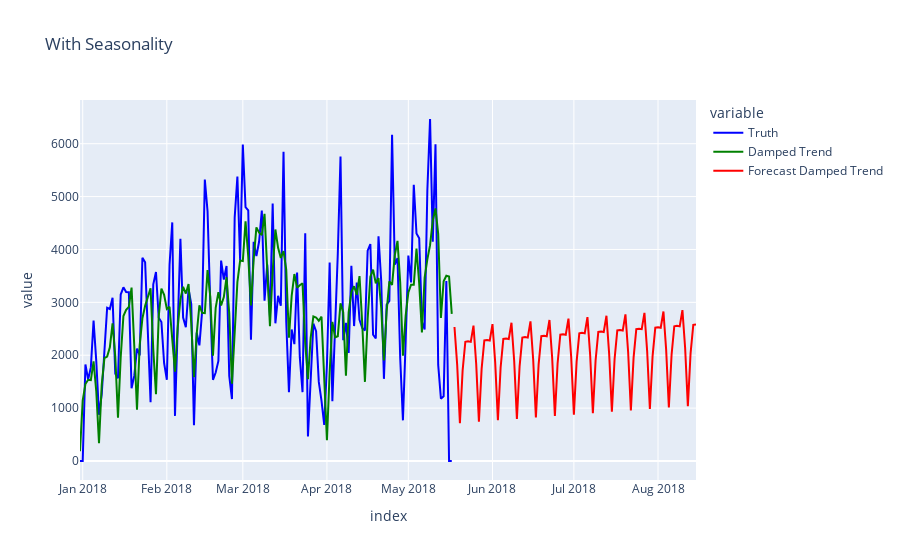
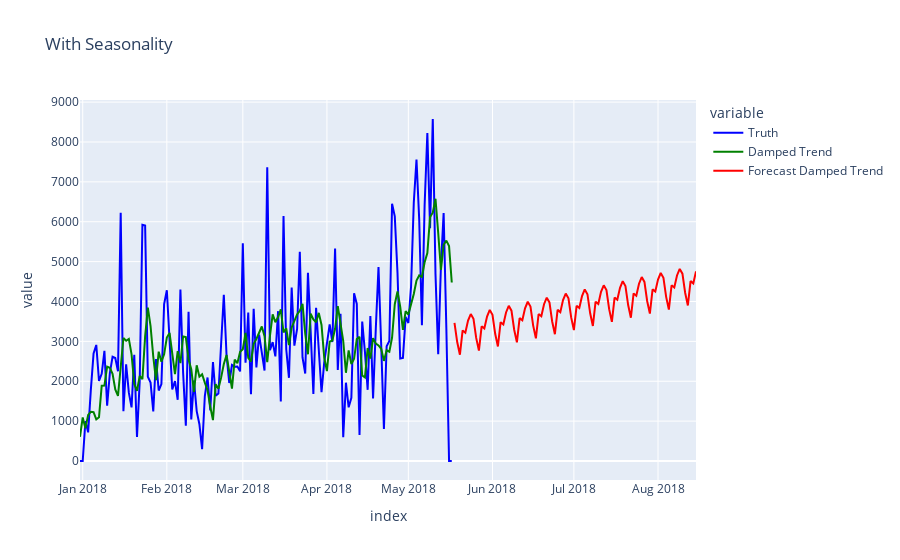
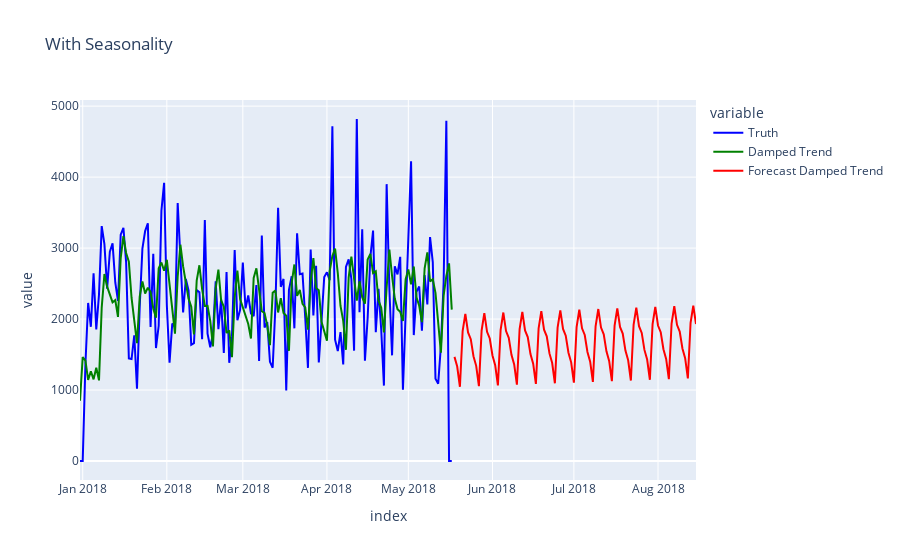

Write notebook code for charts like these, in order.
### Code cell
# Growth for 3 categories

import warnings
warnings.filterwarnings('ignore')

cat_sales = oip[['order_purchase_timestamp','price','product_category_name','order_status']]
c_sales = {}

params = {}

for i in t3cats:
    print(i)
    c_sales[i] = cat_sales[((cat_sales['product_category_name']==i) & (~cat_sales['order_status'].isin(['canceled','unavailable','created'])))]
    #remove dates
    c_sales[i]['new_dt'] = pd.to_datetime(c_sales[i]['order_purchase_timestamp'])
    c_sales[i]['new_dt'] = c_sales[i]['new_dt'].dt.round("D")
    c_sales[i].drop(columns=['order_purchase_timestamp'], inplace=True)
    c_sales[i]['final_sales'] = c_sales[i].groupby(['new_dt'])['price'].transform('sum')

    c_sales[i].drop(columns=['order_status','price'],inplace = True)

    c_sales[i] = c_sales[i].drop_duplicates()


    pred_time = pd.date_range(datetime.date(2018, 5, 17), datetime.date(2018, 8, 17))
    train_time = pd.date_range(datetime.date(2017, 12, 31), datetime.date(2018, 5, 17))
    train_sale = c_sales[i][((c_sales[i].new_dt>datetime.datetime(2018, 1, 1)) & (c_sales[i].new_dt<datetime.datetime(2018, 5, 16)))]
    test_sales = c_sales[i][((c_sales[i].new_dt>datetime.datetime(2018, 5, 17)))]

    #remove some extraneous dates
    c_sales[i] =  c_sales[i][c_sales[i]['new_dt'] > pd.to_datetime('2017-01-07')]
    c_sales[i] =  c_sales[i][c_sales[i]['new_dt']< pd.to_datetime('2018-08-17')] ##seems most accurate regarding annomaly
    #print(c_sales[i].dtypes)

    tscv = TimeSeriesSplit(max_train_size=pred_time.shape[0], test_size=pred_time.shape[0])

    train_sales = train_sale['final_sales']
    train_sales.index = train_sale['new_dt']

    idx = train_time
    s = train_sales
    s.index = pd.DatetimeIndex(s.index)
    s = s.reindex(idx, fill_value=0)
    s.index.freq = train_sales.index.inferred_freq
    #s.to_csv('tst.csv')
    print(s.index.inferred_freq)
    
    dampedTrend = ExponentialSmoothing(s
                                       , trend='add'
                                       , seasonal_periods = 7
                                       , seasonal='add'
                                      ).fit(damping_trend=0.90
                                                             ,smoothing_level=0.2
                                                             , smoothing_trend=0
                                                             #, smoothing_seasonal=0.8
                                                            , method='ls')



    forecast_dt = dampedTrend.forecast(90)

    pred = dampedTrend.forecast(pred_time.shape[0])
    
    smoothData = pd.DataFrame([s.values, dampedTrend.fittedvalues]).T
    smoothData.columns = ['Truth',  'Damped Trend']
    smoothData.index = s.index

    fig = px.line(smoothData, y = ['Truth',  'Damped Trend'], 
        x = smoothData.index,
        color_discrete_map={"Truth": 'blue','Damped Trend': 'green'},
        title='With Seasonality'
        )

    fig.update_xaxes(range=[smoothData.index[-138], forecast_dt.index[-1]])

    fig.add_trace(go.Scatter(x=forecast_dt.index, y = forecast_dt.values, name='Forecast Damped Trend', line={'color':'red'}))

    fig.show()
    
    a4_dims = (14.7, 6.27)
    fig, ax = pyplot.subplots(figsize=a4_dims)

    sns.lineplot(x=c_sales[i].new_dt, y=c_sales[i].final_sales, label='true')
    sns.lineplot(x=pred_time, y=pred, label='pred')
    #ax.axvline(x=pred_time[0], color='green')

    ax.set_title('Plot of category')
    plt.show()
    
    rmse = sum([(np.squeeze(pred)[j]-s[j])**2 for j in range(len(np.squeeze(pred)))])
    rmse = np.sqrt(rmse)*1/90
    print('RMSE:'+str(rmse))
    
    prd = pd.DataFrame(pred)
    actual = test_sales.final_sales.sum()
    print('Total Forecasted Sales:'+str(prd.sum()))
    print('Total Actual Sales:'+str(actual))

### Figure 1 — Plotly figure (JSON) as saved in the notebook; plotly's stock layout.template omitted (floating-point values rounded to 4 significant figures; data arrays with more than 128 entries replaced by an {"elided": "..."} marker saying what was removed)
{"data": [{"hovertemplate": "variable=Truth<br>index=%{x}<br>value=%{y}<extra></extra>", "legendgroup": "Truth", "line": {"color": "blue", "dash": "solid"}, "marker": {"symbol": "circle"}, "mode": "lines", "name": "Truth", "orientation": "v", "showlegend": true, "type": "scatter", "x": {"elided": "138 str values"}, "xaxis": "x", "y": {"elided": "138 float values"}, "yaxis": "y"}, {"hovertemplate": "variable=Damped Trend<br>index=%{x}<br>value=%{y}<extra></extra>", "legendgroup": "Damped Trend", "line": {"color": "green", "dash": "solid"}, "marker": {"symbol": "circle"}, "mode": "lines", "name": "Damped Trend", "orientation": "v", "showlegend": true, "type": "scatter", "x": {"elided": "138 str values"}, "xaxis": "x", "y": {"elided": "138 float values"}, "yaxis": "y"}, {"line": {"color": "red"}, "name": "Forecast Damped Trend", "type": "scatter", "x": ["2018-05-18T00:00:00", "2018-05-19T00:00:00", "2018-05-20T00:00:00", "2018-05-21T00:00:00", "2018-05-22T00:00:00", "2018-05-23T00:00:00", "2018-05-24T00:00:00", "2018-05-25T00:00:00", "2018-05-26T00:00:00", "2018-05-27T00:00:00", "2018-05-28T00:00:00", "2018-05-29T00:00:00", "2018-05-30T00:00:00", "2018-05-31T00:00:00", "2018-06-01T00:00:00", "2018-06-02T00:00:00", "2018-06-03T00:00:00", "2018-06-04T00:00:00", "2018-06-05T00:00:00", "2018-06-06T00:00:00", "2018-06-07T00:00:00", "2018-06-08T00:00:00", "2018-06-09T00:00:00", "2018-06-10T00:00:00", "2018-06-11T00:00:00", "2018-06-12T00:00:00", "2018-06-13T00:00:00", "2018-06-14T00:00:00", "2018-06-15T00:00:00", "2018-06-16T00:00:00", "2018-06-17T00:00:00", "2018-06-18T00:00:00", "2018-06-19T00:00:00", "2018-06-20T00:00:00", "2018-06-21T00:00:00", "2018-06-22T00:00:00", "2018-06-23T00:00:00", "2018-06-24T00:00:00", "2018-06-25T00:00:00", "2018-06-26T00:00:00", "2018-06-27T00:00:00", "2018-06-28T00:00:00", "2018-06-29T00:00:00", "2018-06-30T00:00:00", "2018-07-01T00:00:00", "2018-07-02T00:00:00", "2018-07-03T00:00:00", "2018-07-04T00:00:00", "2018-07-05T00:00:00", "2018-07-06T00:00:00", "2018-07-07T00:00:00", "2018-07-08T00:00:00", "2018-07-09T00:00:00", "2018-07-10T00:00:00", "2018-07-11T00:00:00", "2018-07-12T00:00:00", "2018-07-13T00:00:00", "2018-07-14T00:00:00", "2018-07-15T00:00:00", "2018-07-16T00:00:00", "2018-07-17T00:00:00", "2018-07-18T00:00:00", "2018-07-19T00:00:00", "2018-07-20T00:00:00", "2018-07-21T00:00:00", "2018-07-22T00:00:00", "2018-07-23T00:00:00", "2018-07-24T00:00:00", "2018-07-25T00:00:00", "2018-07-26T00:00:00", "2018-07-27T00:00:00", "2018-07-28T00:00:00", "2018-07-29T00:00:00", "2018-07-30T00:00:00", "2018-07-31T00:00:00", "2018-08-01T00:00:00", "2018-08-02T00:00:00", "2018-08-03T00:00:00", "2018-08-04T00:00:00", "2018-08-05T00:00:00", "2018-08-06T00:00:00", "2018-08-07T00:00:00", "2018-08-08T00:00:00", "2018-08-09T00:00:00", "2018-08-10T00:00:00", "2018-08-11T00:00:00", "2018-08-12T00:00:00", "2018-08-13T00:00:00", "2018-08-14T00:00:00", "2018-08-15T00:00:00"], "y": [2534.0, 1812.0, 717.0, 1715.0, 2254.0, 2262.0, 2252.0, 2560.0, 1839.0, 743.7, 1742.0, 2281.0, 2289.0, 2279.0, 2587.0, 1865.0, 770.4, 1768.0, 2308.0, 2316.0, 2306.0, 2614.0, 1892.0, 797.1, 1795.0, 2335.0, 2343.0, 2332.0, 2641.0, 1919.0, 823.8, 1822.0, 2361.0, 2369.0, 2359.0, 2667.0, 1945.0, 850.5, 1848.0, 2388.0, 2396.0, 2386.0, 2694.0, 1972.0, 877.2, 1875.0, 2415.0, 2423.0, 2413.0, 2721.0, 1999.0, 903.9, 1902.0, 2441.0, 2449.0, 2439.0, 2747.0, 2025.0, 930.6, 1929.0, 2468.0, 2476.0, 2466.0, 2774.0, 2052.0, 957.3, 1955.0, 2495.0, 2503.0, 2493.0, 2801.0, 2079.0, 984.0, 1982.0, 2521.0, 2529.0, 2519.0, 2827.0, 2106.0, 1011.0, 2009.0, 2548.0, 2556.0, 2546.0, 2854.0, 2132.0, 1037.0, 2035.0, 2575.0, 2583.0]}], "layout": {"autosize": true, "legend": {"title": {"text": "variable"}, "tracegroupgap": 0}, "title": {"text": "With Seasonality"}, "xaxis": {"anchor": "y", "domain": [0, 1], "range": ["2017-12-31T00:00:00", "2018-08-15T00:00:00"], "title": {"text": "index"}, "type": "date"}, "yaxis": {"anchor": "x", "autorange": true, "domain": [0, 1], "range": [-359.3, 6826.0], "title": {"text": "value"}, "type": "linear"}}}

### Figure 2 — Plotly figure (JSON) as saved in the notebook; plotly's stock layout.template omitted (floating-point values rounded to 4 significant figures; data arrays with more than 128 entries replaced by an {"elided": "..."} marker saying what was removed)
{"data": [{"hovertemplate": "variable=Truth<br>index=%{x}<br>value=%{y}<extra></extra>", "legendgroup": "Truth", "line": {"color": "blue", "dash": "solid"}, "marker": {"symbol": "circle"}, "mode": "lines", "name": "Truth", "orientation": "v", "showlegend": true, "type": "scatter", "x": {"elided": "138 str values"}, "xaxis": "x", "y": {"elided": "138 float values"}, "yaxis": "y"}, {"hovertemplate": "variable=Damped Trend<br>index=%{x}<br>value=%{y}<extra></extra>", "legendgroup": "Damped Trend", "line": {"color": "green", "dash": "solid"}, "marker": {"symbol": "circle"}, "mode": "lines", "name": "Damped Trend", "orientation": "v", "showlegend": true, "type": "scatter", "x": {"elided": "138 str values"}, "xaxis": "x", "y": {"elided": "138 float values"}, "yaxis": "y"}, {"line": {"color": "red"}, "name": "Forecast Damped Trend", "type": "scatter", "x": ["2018-05-18T00:00:00", "2018-05-19T00:00:00", "2018-05-20T00:00:00", "2018-05-21T00:00:00", "2018-05-22T00:00:00", "2018-05-23T00:00:00", "2018-05-24T00:00:00", "2018-05-25T00:00:00", "2018-05-26T00:00:00", "2018-05-27T00:00:00", "2018-05-28T00:00:00", "2018-05-29T00:00:00", "2018-05-30T00:00:00", "2018-05-31T00:00:00", "2018-06-01T00:00:00", "2018-06-02T00:00:00", "2018-06-03T00:00:00", "2018-06-04T00:00:00", "2018-06-05T00:00:00", "2018-06-06T00:00:00", "2018-06-07T00:00:00", "2018-06-08T00:00:00", "2018-06-09T00:00:00", "2018-06-10T00:00:00", "2018-06-11T00:00:00", "2018-06-12T00:00:00", "2018-06-13T00:00:00", "2018-06-14T00:00:00", "2018-06-15T00:00:00", "2018-06-16T00:00:00", "2018-06-17T00:00:00", "2018-06-18T00:00:00", "2018-06-19T00:00:00", "2018-06-20T00:00:00", "2018-06-21T00:00:00", "2018-06-22T00:00:00", "2018-06-23T00:00:00", "2018-06-24T00:00:00", "2018-06-25T00:00:00", "2018-06-26T00:00:00", "2018-06-27T00:00:00", "2018-06-28T00:00:00", "2018-06-29T00:00:00", "2018-06-30T00:00:00", "2018-07-01T00:00:00", "2018-07-02T00:00:00", "2018-07-03T00:00:00", "2018-07-04T00:00:00", "2018-07-05T00:00:00", "2018-07-06T00:00:00", "2018-07-07T00:00:00", "2018-07-08T00:00:00", "2018-07-09T00:00:00", "2018-07-10T00:00:00", "2018-07-11T00:00:00", "2018-07-12T00:00:00", "2018-07-13T00:00:00", "2018-07-14T00:00:00", "2018-07-15T00:00:00", "2018-07-16T00:00:00", "2018-07-17T00:00:00", "2018-07-18T00:00:00", "2018-07-19T00:00:00", "2018-07-20T00:00:00", "2018-07-21T00:00:00", "2018-07-22T00:00:00", "2018-07-23T00:00:00", "2018-07-24T00:00:00", "2018-07-25T00:00:00", "2018-07-26T00:00:00", "2018-07-27T00:00:00", "2018-07-28T00:00:00", "2018-07-29T00:00:00", "2018-07-30T00:00:00", "2018-07-31T00:00:00", "2018-08-01T00:00:00", "2018-08-02T00:00:00", "2018-08-03T00:00:00", "2018-08-04T00:00:00", "2018-08-05T00:00:00", "2018-08-06T00:00:00", "2018-08-07T00:00:00", "2018-08-08T00:00:00", "2018-08-09T00:00:00", "2018-08-10T00:00:00", "2018-08-11T00:00:00", "2018-08-12T00:00:00", "2018-08-13T00:00:00", "2018-08-14T00:00:00", "2018-08-15T00:00:00"], "y": [3462.0, 2983.0, 2665.0, 3274.0, 3219.0, 3520.0, 3685.0, 3565.0, 3086.0, 2768.0, 3377.0, 3322.0, 3623.0, 3788.0, 3668.0, 3189.0, 2871.0, 3480.0, 3425.0, 3726.0, 3891.0, 3771.0, 3292.0, 2974.0, 3583.0, 3528.0, 3829.0, 3994.0, 3874.0, 3395.0, 3077.0, 3686.0, 3631.0, 3932.0, 4097.0, 3977.0, 3498.0, 3180.0, 3789.0, 3734.0, 4035.0, 4200.0, 4080.0, 3601.0, 3283.0, 3892.0, 3837.0, 4138.0, 4303.0, 4183.0, 3704.0, 3386.0, 3995.0, 3940.0, 4241.0, 4406.0, 4286.0, 3807.0, 3489.0, 4098.0, 4043.0, 4344.0, 4509.0, 4389.0, 3910.0, 3592.0, 4201.0, 4146.0, 4447.0, 4612.0, 4492.0, 4013.0, 3695.0, 4304.0, 4249.0, 4550.0, 4715.0, 4595.0, 4116.0, 3798.0, 4407.0, 4352.0, 4653.0, 4818.0, 4698.0, 4219.0, 3901.0, 4510.0, 4455.0, 4756.0]}], "layout": {"autosize": true, "legend": {"title": {"text": "variable"}, "tracegroupgap": 0}, "title": {"text": "With Seasonality"}, "xaxis": {"anchor": "y", "domain": [0, 1], "range": ["2017-12-31T00:00:00", "2018-08-15T00:00:00"], "title": {"text": "index"}, "type": "date"}, "yaxis": {"anchor": "x", "autorange": true, "domain": [0, 1], "range": [-476.5, 9053.0], "title": {"text": "value"}, "type": "linear"}}}

### Figure 3 — Plotly figure (JSON) as saved in the notebook; plotly's stock layout.template omitted (floating-point values rounded to 4 significant figures; data arrays with more than 128 entries replaced by an {"elided": "..."} marker saying what was removed)
{"data": [{"hovertemplate": "variable=Truth<br>index=%{x}<br>value=%{y}<extra></extra>", "legendgroup": "Truth", "line": {"color": "blue", "dash": "solid"}, "marker": {"symbol": "circle"}, "mode": "lines", "name": "Truth", "orientation": "v", "showlegend": true, "type": "scatter", "x": {"elided": "138 str values"}, "xaxis": "x", "y": {"elided": "138 float values"}, "yaxis": "y"}, {"hovertemplate": "variable=Damped Trend<br>index=%{x}<br>value=%{y}<extra></extra>", "legendgroup": "Damped Trend", "line": {"color": "green", "dash": "solid"}, "marker": {"symbol": "circle"}, "mode": "lines", "name": "Damped Trend", "orientation": "v", "showlegend": true, "type": "scatter", "x": {"elided": "138 str values"}, "xaxis": "x", "y": {"elided": "138 float values"}, "yaxis": "y"}, {"line": {"color": "red"}, "name": "Forecast Damped Trend", "type": "scatter", "x": ["2018-05-18T00:00:00", "2018-05-19T00:00:00", "2018-05-20T00:00:00", "2018-05-21T00:00:00", "2018-05-22T00:00:00", "2018-05-23T00:00:00", "2018-05-24T00:00:00", "2018-05-25T00:00:00", "2018-05-26T00:00:00", "2018-05-27T00:00:00", "2018-05-28T00:00:00", "2018-05-29T00:00:00", "2018-05-30T00:00:00", "2018-05-31T00:00:00", "2018-06-01T00:00:00", "2018-06-02T00:00:00", "2018-06-03T00:00:00", "2018-06-04T00:00:00", "2018-06-05T00:00:00", "2018-06-06T00:00:00", "2018-06-07T00:00:00", "2018-06-08T00:00:00", "2018-06-09T00:00:00", "2018-06-10T00:00:00", "2018-06-11T00:00:00", "2018-06-12T00:00:00", "2018-06-13T00:00:00", "2018-06-14T00:00:00", "2018-06-15T00:00:00", "2018-06-16T00:00:00", "2018-06-17T00:00:00", "2018-06-18T00:00:00", "2018-06-19T00:00:00", "2018-06-20T00:00:00", "2018-06-21T00:00:00", "2018-06-22T00:00:00", "2018-06-23T00:00:00", "2018-06-24T00:00:00", "2018-06-25T00:00:00", "2018-06-26T00:00:00", "2018-06-27T00:00:00", "2018-06-28T00:00:00", "2018-06-29T00:00:00", "2018-06-30T00:00:00", "2018-07-01T00:00:00", "2018-07-02T00:00:00", "2018-07-03T00:00:00", "2018-07-04T00:00:00", "2018-07-05T00:00:00", "2018-07-06T00:00:00", "2018-07-07T00:00:00", "2018-07-08T00:00:00", "2018-07-09T00:00:00", "2018-07-10T00:00:00", "2018-07-11T00:00:00", "2018-07-12T00:00:00", "2018-07-13T00:00:00", "2018-07-14T00:00:00", "2018-07-15T00:00:00", "2018-07-16T00:00:00", "2018-07-17T00:00:00", "2018-07-18T00:00:00", "2018-07-19T00:00:00", "2018-07-20T00:00:00", "2018-07-21T00:00:00", "2018-07-22T00:00:00", "2018-07-23T00:00:00", "2018-07-24T00:00:00", "2018-07-25T00:00:00", "2018-07-26T00:00:00", "2018-07-27T00:00:00", "2018-07-28T00:00:00", "2018-07-29T00:00:00", "2018-07-30T00:00:00", "2018-07-31T00:00:00", "2018-08-01T00:00:00", "2018-08-02T00:00:00", "2018-08-03T00:00:00", "2018-08-04T00:00:00", "2018-08-05T00:00:00", "2018-08-06T00:00:00", "2018-08-07T00:00:00", "2018-08-08T00:00:00", "2018-08-09T00:00:00", "2018-08-10T00:00:00", "2018-08-11T00:00:00", "2018-08-12T00:00:00", "2018-08-13T00:00:00", "2018-08-14T00:00:00", "2018-08-15T00:00:00"], "y": [1467.0, 1331.0, 1046.0, 1829.0, 2072.0, 1811.0, 1716.0, 1477.0, 1341.0, 1056.0, 1839.0, 2082.0, 1821.0, 1726.0, 1487.0, 1351.0, 1066.0, 1849.0, 2092.0, 1831.0, 1736.0, 1496.0, 1361.0, 1075.0, 1859.0, 2102.0, 1840.0, 1746.0, 1506.0, 1370.0, 1085.0, 1869.0, 2112.0, 1850.0, 1756.0, 1516.0, 1380.0, 1095.0, 1878.0, 2122.0, 1860.0, 1766.0, 1526.0, 1390.0, 1105.0, 1888.0, 2131.0, 1870.0, 1775.0, 1536.0, 1400.0, 1115.0, 1898.0, 2141.0, 1880.0, 1785.0, 1546.0, 1410.0, 1124.0, 1908.0, 2151.0, 1890.0, 1795.0, 1555.0, 1420.0, 1134.0, 1918.0, 2161.0, 1899.0, 1805.0, 1565.0, 1429.0, 1144.0, 1928.0, 2171.0, 1909.0, 1815.0, 1575.0, 1439.0, 1154.0, 1937.0, 2181.0, 1919.0, 1824.0, 1585.0, 1449.0, 1164.0, 1947.0, 2190.0, 1929.0]}], "layout": {"autosize": true, "legend": {"title": {"text": "variable"}, "tracegroupgap": 0}, "title": {"text": "With Seasonality"}, "xaxis": {"anchor": "y", "domain": [0, 1], "range": ["2017-12-31T00:00:00", "2018-08-15T00:00:00"], "title": {"text": "index"}, "type": "date"}, "yaxis": {"anchor": "x", "autorange": true, "domain": [0, 1], "range": [-267.7, 5086.0], "title": {"text": "value"}, "type": "linear"}}}
